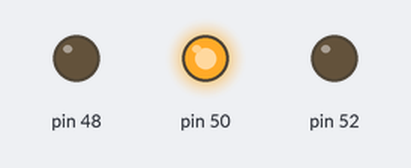
A sketch run on a simulated Arduino Mega 2560, built with avr-gcc and run on an emulated ATmega2560. On the bench: output pins drawn as LEDs (lit = HIGH).

Above: at 5.0 s.
At 10.5 s:
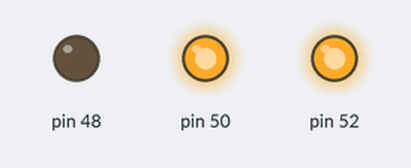
At 16.0 s:
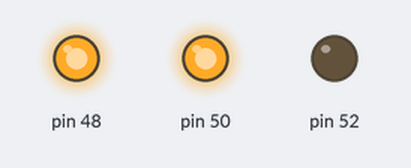
At 21.5 s:
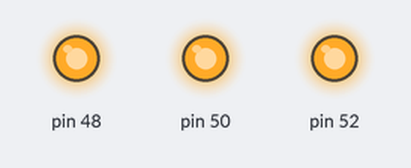
Timing chart, 0 to 25.3 s (numbered marks = the images above):
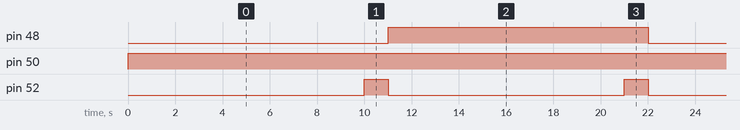

Measured:
- by itself, pin 48: alternates HIGH for 11.0 s and LOW for 11.0 s
- by itself, pin 50: LOW → HIGH at 0.00 s
- by itself, pin 52: alternates HIGH for 1.0 s and LOW for 10.0 s

The sketch:

test_code_5.ino
```cpp
void setup() {
  pinMode(48,OUTPUT);
  pinMode(50,OUTPUT);
  pinMode(52,OUTPUT);
}

void loop() {

  digitalWrite(48,LOW);
  digitalWrite(50,HIGH);
  delay(10000);

  digitalWrite(52,HIGH);
  delay(1000);
  digitalWrite(52,LOW);

  digitalWrite(48,HIGH);
  digitalWrite(50,HIGH);
  delay(10000);

  digitalWrite(52,HIGH);
  delay(1000);
  digitalWrite(52,LOW);

  }
```
